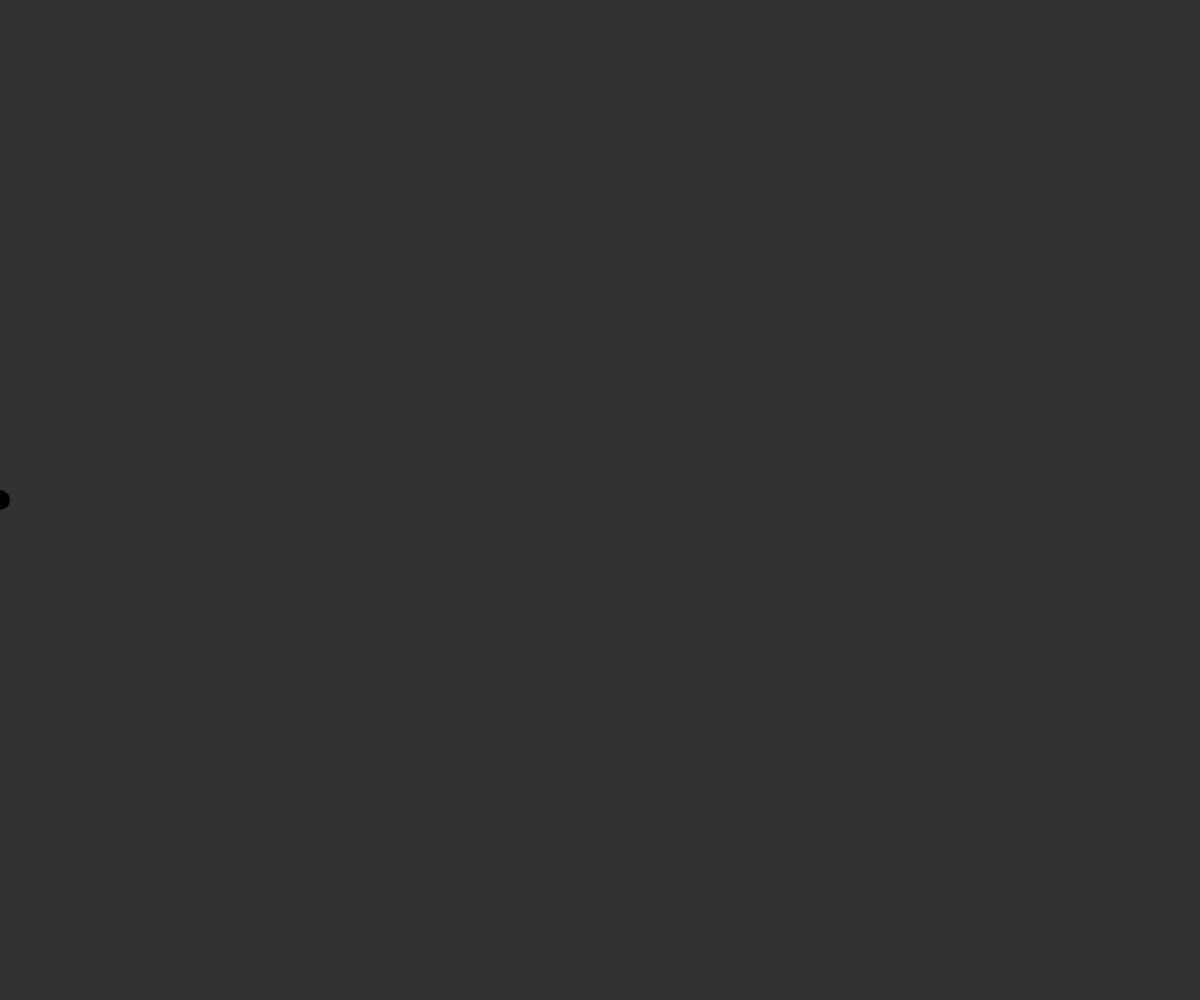
Frame 1 (no input)
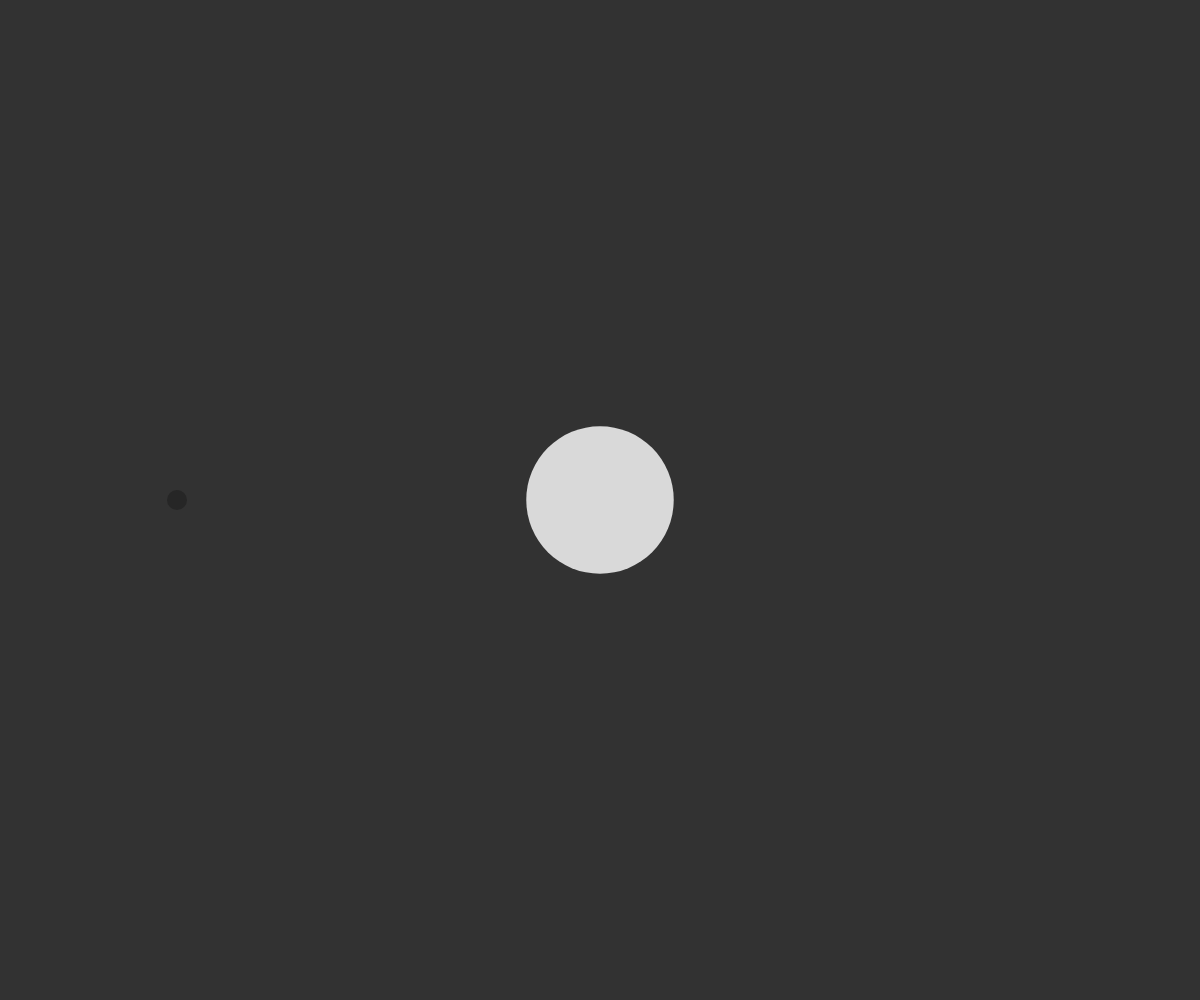
Frame 60 (no input)
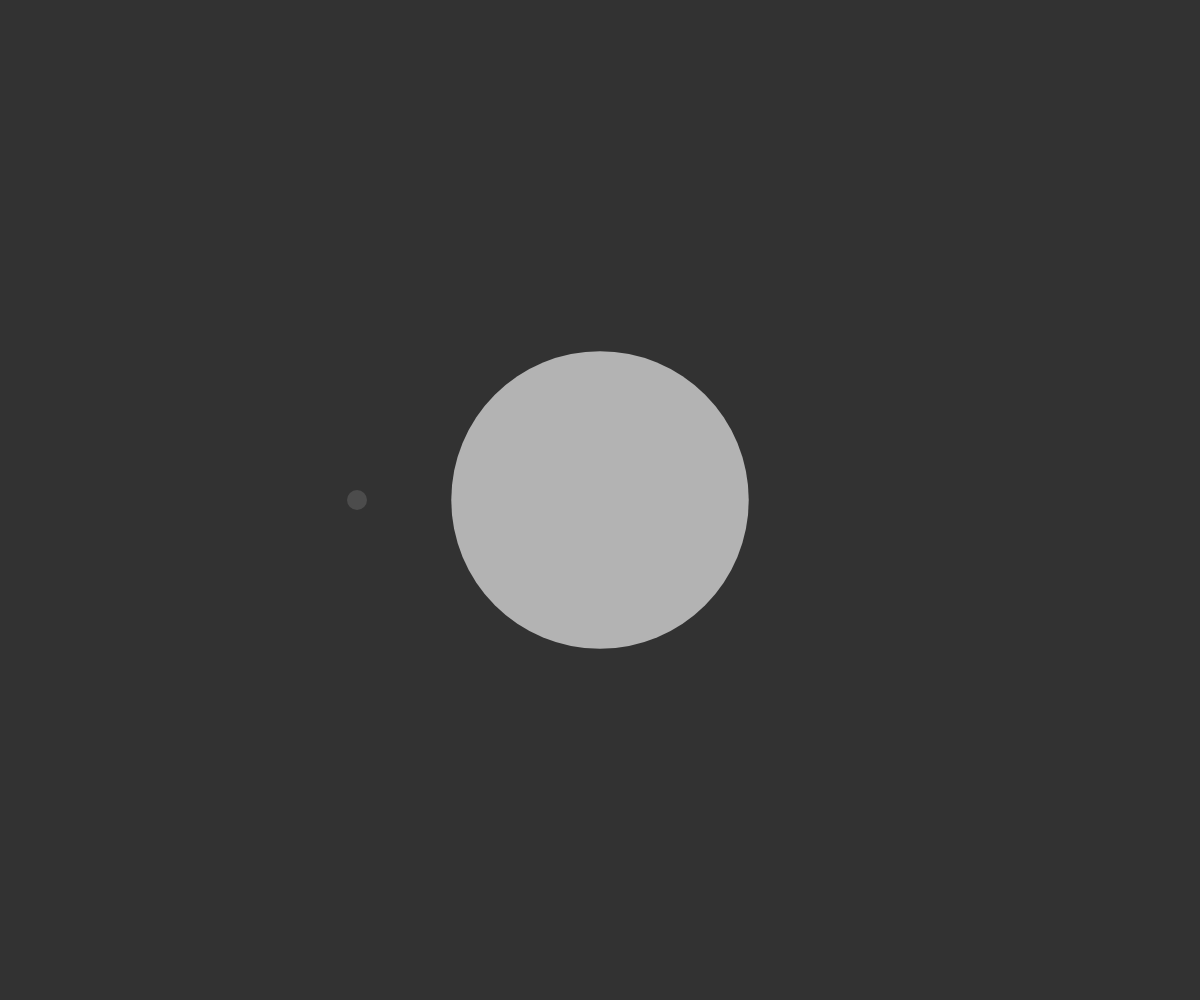
Frame 120 (the mouse pressed at the canvas centre since frame 60)

The p5.js sketch that drew these frames (run headless with seeded random() and noise() and a simulated clock; from frame 60 on, the mouse is pressed at the canvas centre):

// p5.js sketch
// ── sketch.js
var canv_w = window.innerWidth;
var canv_h = window.innerHeight;
var black_to_white = 0;
var white_to_black = 255;

var planet = {
    x : 0,
    y : canv_h / 2,
    z : 2,
    diameter : 20,
    speed_right : 3,
    speed_left : -3
};

var sun = {
    x : canv_w / 2,
    y : canv_h / 2,
    diameter : 0
};

function setup() {
    createCanvas(canv_w, canv_h);
}

function draw() {
    black_to_white = map(planet.x, 0, canv_w, 0, 255);
    white_to_black = map(planet.x, 0, canv_w, 255, 0);
    background(50);
    noStroke();

    fill(white_to_black);
    ellipse(sun.x, sun.y, sun.diameter);

    fill(black_to_white);
    ellipse(planet.x, planet.y, planet.diameter, planet.diameter);

    if (planet.x > canv_w) {
        planet.speed = planet.speed_left;
      } else if (planet.x == 0) {
        planet.speed = planet.speed_right;
      }

    planet.x = planet.x + planet.speed;
    sun.diameter = map(planet.x, 0, canv_w, 0, canv_h)


      // else if (planet.x >= canv_w) {
      //       planet.x = 0;
      //       sun.diameter = 0;
      //       // console.log("2. planet.x is: ", planet.x);
      //       // console.log("1. planet.y is: ", planet.y);
      //   }

}
